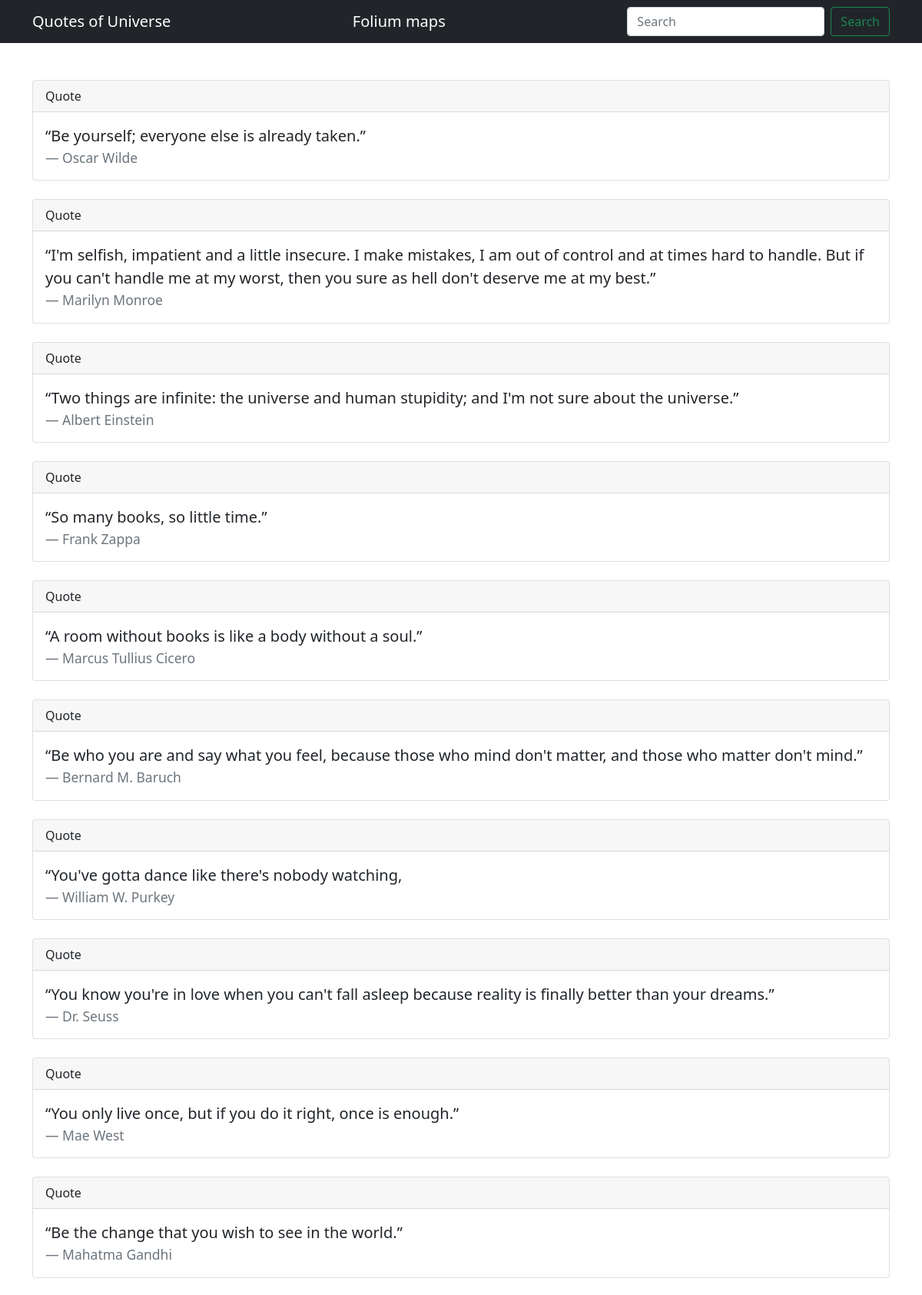
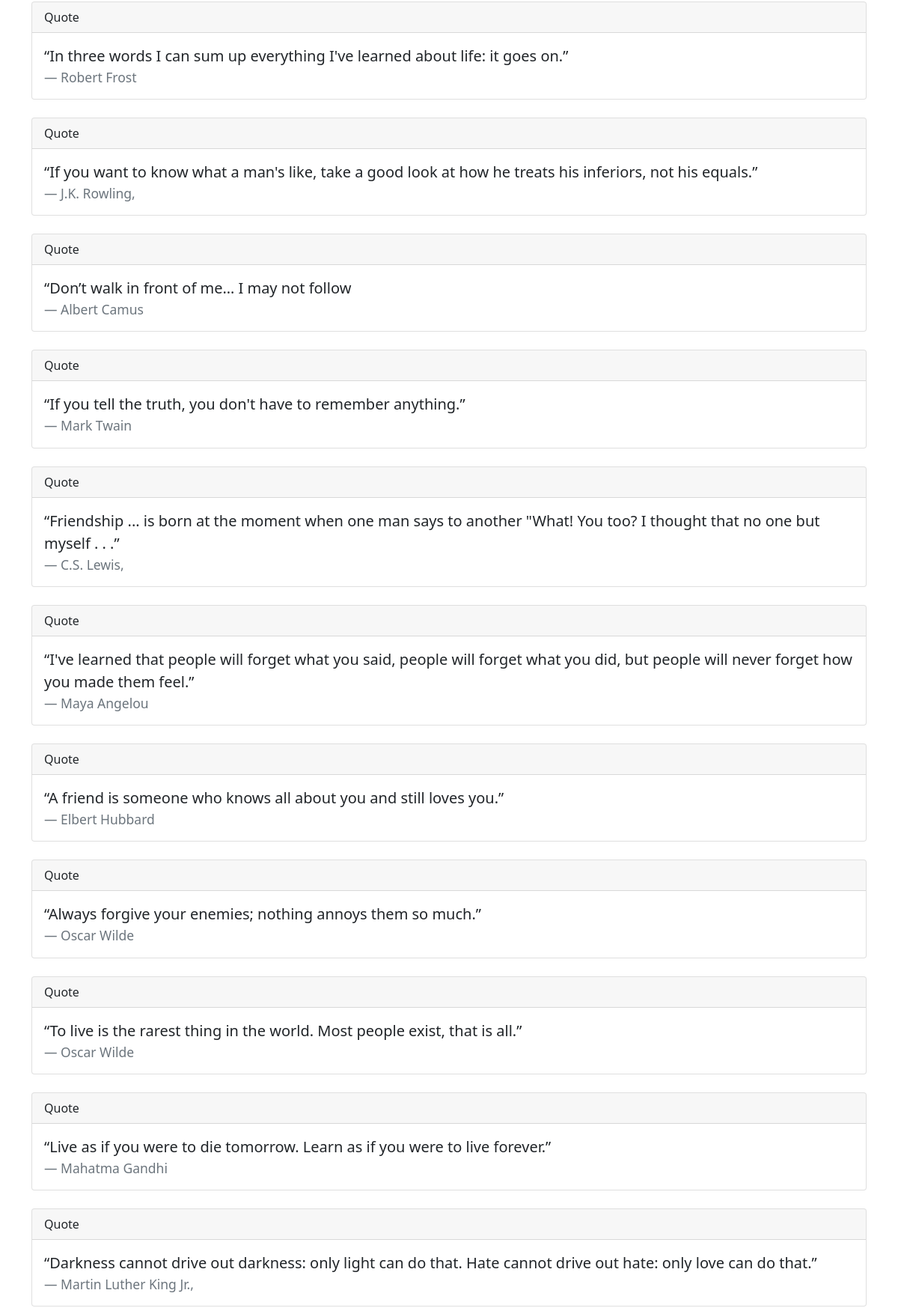
The page / (upper part) on the database its author committed (2 pictures, top to bottom).
### tables this page shows
CREATE TABLE webdata
               (name text, content text);

### app.py (the view)
@app.route('/')
def base():
    conn = sqlite3.connect('quotes.db')
    conn.row_factory = sqlite3.Row
    cur = conn.cursor()
    cur.execute("select * from webdata")
    datas = cur.fetchall();
    conn.close()
    return render_template('index.html', datas = datas)

### templates/index.html (shortened to what this page needs)
{% extends 'base.html' %}
{% block content %}
{% for data in datas %}
<div class="container">
    <div class="card">
        <div class="card-header">
          Quote
        </div>
        <div class="card-body">
          <blockquote class="blockquote mb-0">
            <p>{{ data["content"] }}</p>
            <footer class="blockquote-footer">{{ data["name"] }}<cite title="Source Title"></cite></footer>
          </blockquote>
        </div>
      </div>
</div>
<br>
{% endfor %}
{% endblock content %}

### templates/base.html (shortened to what this page needs)
<!DOCTYPE html>
<html lang="en">
<head>
    <link href="https://cdn.jsdelivr.net/npm/bootstrap@5.0.0-beta2/dist/css/bootstrap.min.css" rel="stylesheet">
</head>
<body>
    <nav class="navbar navbar-expand-sm  navbar-dark bg-dark">
        <div class="container-sm">
          <a class="navbar-brand" href="/">Quotes of Universe</a>
          <a class="navbar-brand" href="/folium">Folium maps</a>
          <form method="POST" class="d-flex" name="search"  id="search">
            <input class="form-control me-2" type="search" name="search-input" id="search-input"   placeholder="Search" aria-label="Search">
            <button class="btn btn-outline-success" type="submit">Search</button>
          </form>
        </div>
      </nav>
      <br>
      <br>
        {% block content %}
        {% endblock content %}
</body>
</html>

### rows shown on the page
webdata: content "“Be yourself; everyone else is already taken.”", name "Oscar Wilde"
webdata: content "“I'm selfish, impatient and a little insecure. I make mistakes, I am out of control and at times hard to handle. But if you can't handle me at my worst, then you sure as hell don't deserve me at my best.”", name "Marilyn Monroe"
webdata: content "“Two things are infinite: the universe and human stupidity; and I'm not sure about the universe.”", name "Albert Einstein"
webdata: content "“So many books, so little time.”", name "Frank Zappa"
webdata: content "“A room without books is like a body without a soul.”", name "Marcus Tullius Cicero"
webdata: content "“Be who you are and say what you feel, because those who mind don't matter, and those who matter don't mind.”", name "Bernard M. Baruch"
webdata: content "“You've gotta dance like there's nobody watching,", name "William W. Purkey"
webdata: content "“You know you're in love when you can't fall asleep because reality is finally better than your dreams.”", name "Dr. Seuss"
webdata: content "“You only live once, but if you do it right, once is enough.”", name "Mae West"
webdata: content "“Be the change that you wish to see in the world.”", name "Mahatma Gandhi"
webdata: content "“In three words I can sum up everything I've learned about life: it goes on.”", name "Robert Frost"
webdata: content "“If you want to know what a man's like, take a good look at how he treats his inferiors, not his equals.”", name "J.K. Rowling,"
webdata: content "“Don’t walk in front of me… I may not follow", name "Albert Camus"
webdata: content "“If you tell the truth, you don't have to remember anything.”", name "Mark Twain"
webdata: content "“Friendship ... is born at the moment when one man says to another \"What! You too? I thought that no one but myself . . .”", name "C.S. Lewis,"
webdata: content "“I've learned that people will forget what you said, people will forget what you did, but people will never forget how you made them feel.”", name "Maya Angelou"
webdata: content "“A friend is someone who knows all about you and still loves you.”", name "Elbert Hubbard"
webdata: content "“Always forgive your enemies; nothing annoys them so much.”", name "Oscar Wilde"
webdata: content "“To live is the rarest thing in the world. Most people exist, that is all.”", name "Oscar Wilde"
webdata: content "“Live as if you were to die tomorrow. Learn as if you were to live forever.”", name "Mahatma Gandhi"
webdata: content "“Darkness cannot drive out darkness: only light can do that. Hate cannot drive out hate: only love can do that.”", name "Martin Luther King Jr.,"
